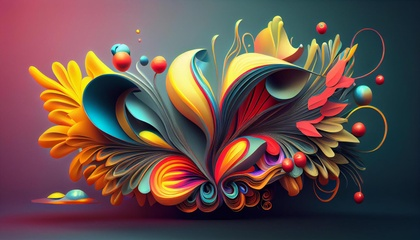
%> input picture Lab 2 (Histogram Equalizer)/images.jpg, 420 x 240 px, shrunk from 1715 x 980 before the run
$ octave saurav_histogram.m   (GNU Octave 9; MATLAB toolbox functions it lacks are replaced by stand-ins)
%> lines starting %> are read from the running program, lines starting %| are printed output that depends on the picture
% Prompt the user to select an image file
[fileName, filePath] = uigetfile({'*.jpg;*.jpeg;*.png;*.bmp', 'Image Files (*.jpg, *.jpeg, *.png, *.bmp)'}, 'Select an Image File');
%> the answer given: images.jpg
if isequal(fileName, 0)
    disp('No file selected. Exiting...');
    return; % Exit if no file is selected
end
fullFileName = fullfile(filePath, fileName);

% Read the input image
inputImage = imread(fullFileName);
%> inputImage is the input picture: size 240x420x3 uint8; mean R, G, B 100.6, 78.5, 74.6
if size(inputImage, 3) == 3
    inputImage = rgb2gray(inputImage); % Convert to grayscale if the image is RGB
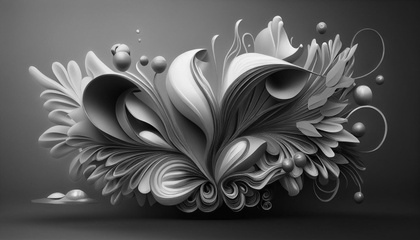
%> inputImage: size 240x420 uint8; min 0, max 246, mean 84.7
end

% Get the dimensions of the image
[rows, cols] = size(inputImage);
%> rows = 240; cols = 420

% Calculate the histogram for the original image
histogramOriginal = zeros(256, 1); % Initialize histogram
for i = 1:rows
    for j = 1:cols
        intensity = inputImage(i, j) + 1; % Adjust for 1-based indexing
        histogramOriginal(intensity) = histogramOriginal(intensity) + 1;
    end
end
%> after the loop, histogramOriginal = 256 values, max 1240 at index 39, min 0 at index 248, mean 393.8

% Normalize the histogram to get the PDF for the original image
pdfOriginal = histogramOriginal / (rows * cols);
%> pdfOriginal = 256 values, max 0.0123 at index 39, min 0 at index 248, mean 0.00391

% Calculate the CDF for the original image
cdfOriginal = cumsum(pdfOriginal);
%> cdfOriginal = 256 values from 9.92e-06 to 1

% Map the intensities to equalized values
equalizedValues = round(cdfOriginal * 255);
%> equalizedValues = 256 values from 0 to 255

% Create the equalized image
equalizedImage = zeros(size(inputImage));
for i = 1:rows
    for j = 1:cols
        equalizedImage(i, j) = equalizedValues(inputImage(i, j) + 1); % Adjust for 1-based indexing
    end
end
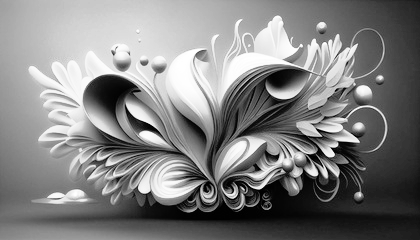
%> equalizedImage: size 240x420 double; min 0, max 255, mean 128.3
equalizedImage = uint8(equalizedImage); % Convert to uint8 for display
%> equalizedImage: size 240x420 uint8

% Calculate the histogram for the equalized image
histogramEqualized = zeros(256, 1); % Initialize histogram
for i = 1:rows
    for j = 1:cols
        intensity = equalizedImage(i, j) + 1; % Adjust for 1-based indexing
        histogramEqualized(intensity) = histogramEqualized(intensity) + 1;
    end
end
%> after the loop, histogramEqualized = 256 values, max 1240 at index 61, min 0 at index 15, mean 393.8

% Normalize the histogram to get the PDF for the equalized image
pdfEqualized = histogramEqualized / (rows * cols);
%> pdfEqualized = 256 values, max 0.0123 at index 61, min 0 at index 15, mean 0.00391

% Calculate the CDF for the equalized image
cdfEqualized = cumsum(pdfEqualized);
%> cdfEqualized = 256 values from 0.00101 to 1

% Display the results
figure;

% Original Image and its histogram
subplot(2, 2, 1);
imshow(inputImage);
title('Original Image');

subplot(2, 2, 2);
imhist(inputImage);
hold on;
plot(cdfOriginal * max(histogramOriginal), 'r', 'LineWidth', 2); % Scale CDF for visualization
legend('Histogram', 'CDF');
title('Histogram and CDF of Original Image');

% Equalized Image and its histogram
subplot(2, 2, 3);
imshow(equalizedImage);
title('Equalized Image');

subplot(2, 2, 4);
imhist(equalizedImage);
hold on;
plot(cdfEqualized * max(histogramEqualized), 'r', 'LineWidth', 2); % Scale CDF for visualization
legend('Histogram', 'CDF');
title('Histogram and CDF of Equalized Image');
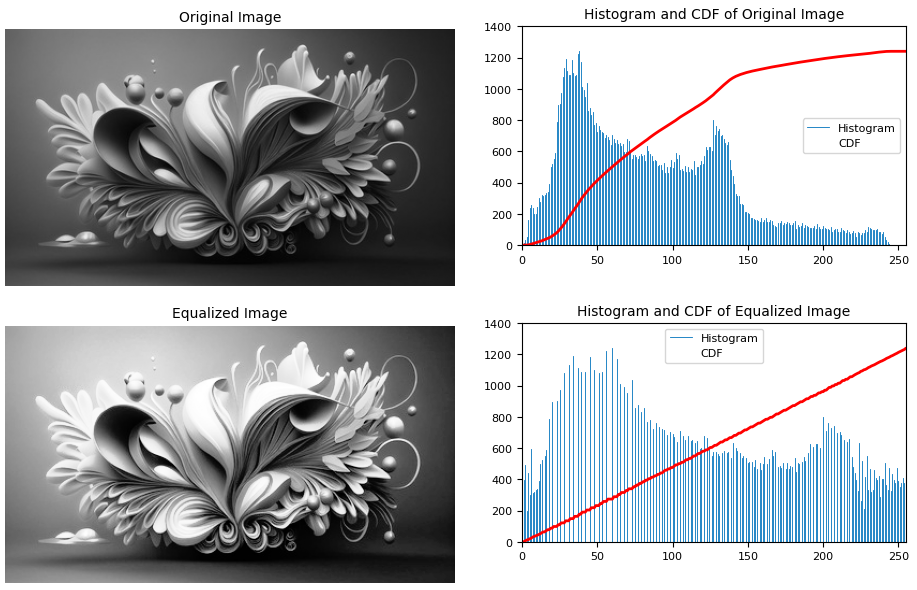
%> figure redrawn from the program's plot data, 4 panels
